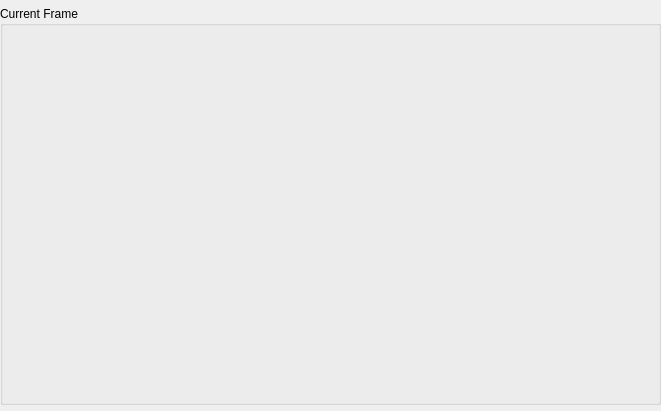
<ui version="4.0" >
 <class>CVideoPlayerGuiComp</class>
 <widget class="QWidget" name="CVideoPlayerGuiComp" >
  <property name="geometry" >
   <rect>
    <x>0</x>
    <y>0</y>
    <width>661</width>
    <height>411</height>
   </rect>
  </property>
  <layout class="QVBoxLayout" name="verticalLayout" >
   <property name="margin" >
    <number>0</number>
   </property>
   <item>
    <widget class="QFrame" name="UrlParamFrame" >
     <property name="sizePolicy" >
      <sizepolicy vsizetype="Maximum" hsizetype="Preferred" >
       <horstretch>0</horstretch>
       <verstretch>0</verstretch>
      </sizepolicy>
     </property>
     <property name="frameShape" >
      <enum>QFrame::NoFrame</enum>
     </property>
     <layout class="QVBoxLayout" name="verticalLayout_3" >
      <property name="margin" >
       <number>0</number>
      </property>
     </layout>
    </widget>
   </item>
   <item>
    <widget class="QGroupBox" name="FrameView" >
     <property name="sizePolicy" >
      <sizepolicy vsizetype="Preferred" hsizetype="Expanding" >
       <horstretch>0</horstretch>
       <verstretch>0</verstretch>
      </sizepolicy>
     </property>
     <property name="title" >
      <string>Current Frame</string>
     </property>
     <layout class="QVBoxLayout" name="verticalLayout_2" />
    </widget>
   </item>
   <item>
    <widget class="QFrame" name="ControllerBarFrame" >
     <property name="sizePolicy" >
      <sizepolicy vsizetype="Maximum" hsizetype="Preferred" >
       <horstretch>0</horstretch>
       <verstretch>0</verstretch>
      </sizepolicy>
     </property>
     <property name="frameShape" >
      <enum>QFrame::NoFrame</enum>
     </property>
     <layout class="QVBoxLayout" name="verticalLayout_4" >
      <property name="margin" >
       <number>0</number>
      </property>
     </layout>
    </widget>
   </item>
  </layout>
 </widget>
 <resources/>
 <connections/>
</ui>
